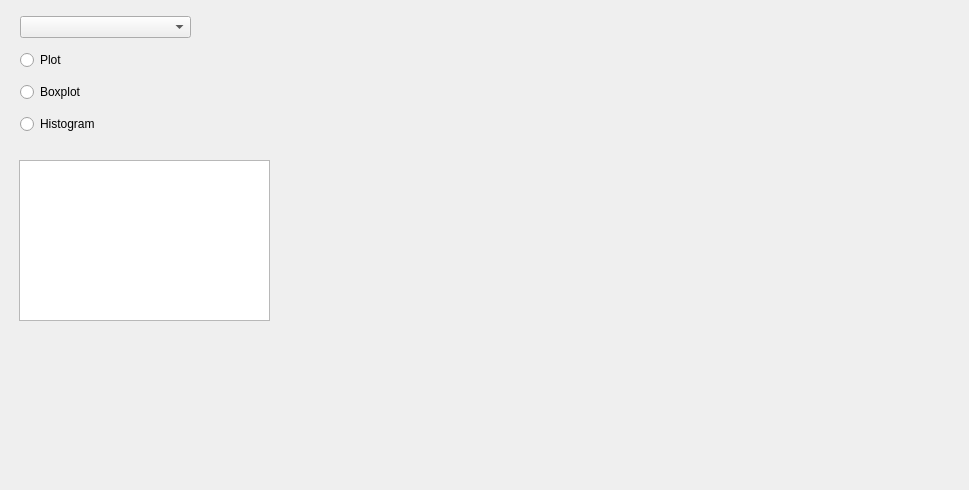
   <widget class="QWidget" name="visualise_tab">
    <attribute name="title">
     <string>Visualise</string>
    </attribute>
    <widget class="QWidget" name="verticalLayoutWidget">
     <property name="geometry">
      <rect>
       <x>20</x>
       <y>10</y>
       <width>171</width>
       <height>131</height>
      </rect>
     </property>
     <layout class="QVBoxLayout" name="verticalLayout">
      <item>
       <widget class="QComboBox" name="columnSelection_comboBox"/>
      </item>
      <item>
       <widget class="QRadioButton" name="plot_radioButton">
        <property name="text">
         <string>Plot</string>
        </property>
       </widget>
      </item>
      <item>
       <widget class="QRadioButton" name="boxplot_radioButton">
        <property name="text">
         <string>Boxplot</string>
        </property>
       </widget>
      </item>
      <item>
       <widget class="QRadioButton" name="histogram_radioButton">
        <property name="text">
         <string>Histogram</string>
        </property>
       </widget>
      </item>
     </layout>
    </widget>
    <widget class="QTextBrowser" name="columnSummary_textBrowser">
     <property name="geometry">
      <rect>
       <x>19</x>
       <y>160</y>
       <width>251</width>
       <height>161</height>
      </rect>
     </property>
    </widget>
    <widget class="MplWidget" name="dataVisualisePlot_widget" native="true">
     <property name="geometry">
      <rect>
       <x>339</x>
       <y>10</y>
       <width>621</width>
       <height>471</height>
      </rect>
     </property>
    </widget>
   </widget>
